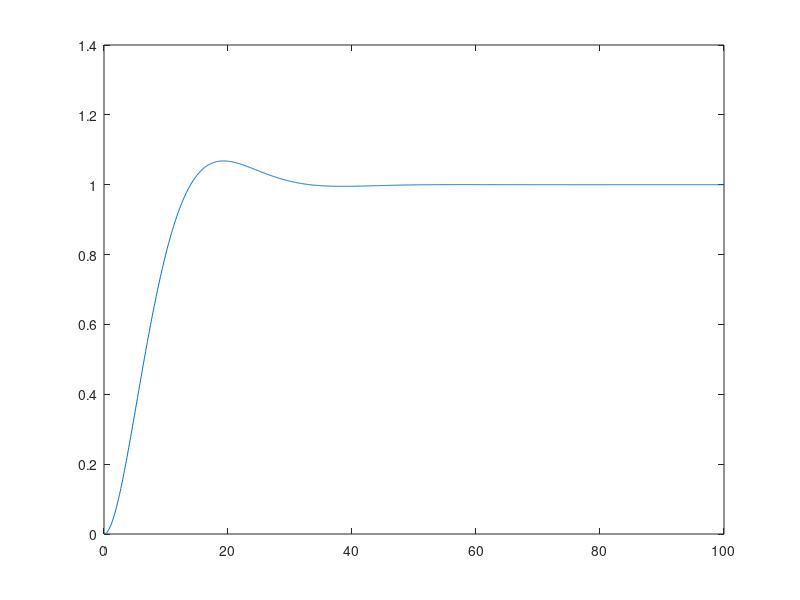

This chart was generated by the following MATLAB code:
clear ; close all ; clc ;
I = [ 1200 0 0 ; 0 2000 0 ; 0 0 2800 ] ;
Td = [ 1 1 1 ]' ;
q0 = [ .5 -.5 -.5 .5 ]' ;
eps0 = q0( 1:3 ) ;
w0 = [ 0 0 0 ] ;
ts = 30 ;
zeta = .65 ; % Damping coefficient
wn = log( 0.02*sqrt( 1 - zeta^2 ) )/( -zeta*ts ) ;
c = 2*zeta*wn ;
wd = wn*sqrt( 1 - zeta^2 ) ;
kp = 2.*I.*wn^2 ;
kd = I.*2*zeta*wn ;
t = linspace( 0 , 1e2 , 1e3 ) ;
y = 1 - exp( -zeta*wn.*t ).*( cos(wd.*t) + (zeta*wn/wd).*sin(wd.*t) ) ;
figure 
plot( t , y ) 
